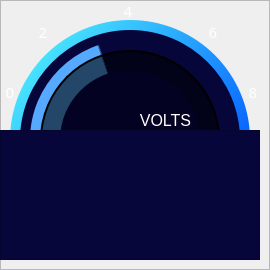
      <widget class="QFrame" name="akuFrame">
       <property name="geometry">
        <rect>
         <x>899</x>
         <y>620</y>
         <width>270</width>
         <height>270</height>
        </rect>
       </property>
       <property name="styleSheet">
        <string notr="true">background-color:none;</string>
       </property>
       <property name="frameShape">
        <enum>QFrame::StyledPanel</enum>
       </property>
       <property name="frameShadow">
        <enum>QFrame::Raised</enum>
       </property>
       <widget class="QFrame" name="akuGradient">
        <property name="geometry">
         <rect>
          <x>10</x>
          <y>20</y>
          <width>240</width>
          <height>240</height>
         </rect>
        </property>
        <property name="styleSheet">
         <string notr="true">border-radius: 120px;
background-color: qlineargradient(spread:pad, x1:0.999873, y1:0.239, x2:0, y2:0.086, stop:0 rgba(104, 1, 174, 255), stop:1 rgba(200, 107, 92, 255));
background-color: qlineargradient(spread:pad, x1:0, y1:0, x2:0.946, y2:0.720818, stop:0 rgba(85, 255, 255, 255), stop:1 rgba(0, 85, 255, 255));</string>
        </property>
        <property name="frameShape">
         <enum>QFrame::StyledPanel</enum>
        </property>
        <property name="frameShadow">
         <enum>QFrame::Raised</enum>
        </property>
       </widget>
       <widget class="QFrame" name="kapak4">
        <property name="geometry">
         <rect>
          <x>0</x>
          <y>130</y>
          <width>260</width>
          <height>130</height>
         </rect>
        </property>
        <property name="styleSheet">
         <string notr="true">background-color: rgb(6, 6, 58);</string>
        </property>
        <property name="frameShape">
         <enum>QFrame::StyledPanel</enum>
        </property>
        <property name="frameShadow">
         <enum>QFrame::Raised</enum>
        </property>
       </widget>
       <widget class="QFrame" name="akuFrameIc">
        <property name="geometry">
         <rect>
          <x>20</x>
          <y>30</y>
          <width>220</width>
          <height>220</height>
         </rect>
        </property>
        <property name="styleSheet">
         <string notr="true">background-color: rgb(6, 6, 58);
border-radius: 110px;</string>
        </property>
        <property name="frameShape">
         <enum>QFrame::StyledPanel</enum>
        </property>
        <property name="frameShadow">
         <enum>QFrame::Raised</enum>
        </property>
       </widget>
       <widget class="QFrame" name="akuFrameOn">
        <property name="geometry">
         <rect>
          <x>60</x>
          <y>70</y>
          <width>140</width>
          <height>140</height>
         </rect>
        </property>
        <property name="styleSheet">
         <string notr="true">background-color: rgb(3, 2, 34);
border-radius:70px;</string>
        </property>
        <property name="frameShape">
         <enum>QFrame::StyledPanel</enum>
        </property>
        <property name="frameShadow">
         <enum>QFrame::Raised</enum>
        </property>
        <widget class="QLabel" name="aku">
         <property name="geometry">
          <rect>
           <x>70</x>
           <y>40</y>
           <width>71</width>
           <height>21</height>
          </rect>
         </property>
         <property name="styleSheet">
          <string notr="true">color: #ffffff; background-color: none</string>
         </property>
         <property name="text">
          <string>&lt;html&gt;&lt;head/&gt;&lt;body&gt;&lt;p&gt;&lt;span style=&quot; font-family:'Arial Black'; font-size:12pt;&quot;&gt;VOLTS&lt;/span&gt;&lt;/p&gt;&lt;/body&gt;&lt;/html&gt;</string>
         </property>
         <property name="alignment">
          <set>Qt::AlignCenter</set>
         </property>
        </widget>
        <widget class="QLabel" name="akuIcon">
         <property name="geometry">
          <rect>
           <x>15</x>
           <y>25</y>
           <width>40</width>
           <height>35</height>
          </rect>
         </property>
         <property name="styleSheet">
          <string notr="true">background-color: none;</string>
         </property>
         <property name="text">
          <string/>
         </property>
         <property name="pixmap">
          <pixmap>tba1.png</pixmap>
         </property>
         <property name="scaledContents">
          <bool>true</bool>
         </property>
        </widget>
       </widget>
       <widget class="QFrame" name="akuProgress">
        <property name="geometry">
         <rect>
          <x>30</x>
          <y>40</y>
          <width>200</width>
          <height>200</height>
         </rect>
        </property>
        <property name="styleSheet">
         <string notr="true">background-color: qconicalgradient(cx:0.5, cy:0.5, angle:180, stop:0.011158 rgba(85, 170, 255, 0), stop:0.013089 rgba(249, 201, 111, 255));
background-color: qconicalgradient(cx:0.5, cy:0.5, angle:180, stop:0.799308 rgba(85, 170, 255, 0), stop:0.803089 rgba(85, 170, 255, 255));
border-radius: 100px;</string>
        </property>
        <property name="frameShape">
         <enum>QFrame::StyledPanel</enum>
        </property>
        <property name="frameShadow">
         <enum>QFrame::Raised</enum>
        </property>
        <widget class="QFrame" name="akuGolge">
         <property name="geometry">
          <rect>
           <x>10</x>
           <y>10</y>
           <width>180</width>
           <height>180</height>
          </rect>
         </property>
         <property name="styleSheet">
          <string notr="true">border-radius: 90px;
background-color: rgba(0, 0, 0,150);
border-width: 2px;
border-style: solid;</string>
         </property>
         <property name="frameShape">
          <enum>QFrame::StyledPanel</enum>
         </property>
         <property name="frameShadow">
          <enum>QFrame::Raised</enum>
         </property>
        </widget>
       </widget>
       <widget class="QLabel" name="labelA4">
        <property name="geometry">
         <rect>
          <x>118</x>
          <y>0</y>
          <width>20</width>
          <height>20</height>
         </rect>
        </property>
        <property name="styleSheet">
         <string notr="true">color: rgb(255, 255, 255);
background-color: none;</string>
        </property>
        <property name="text">
         <string>&lt;html&gt;&lt;head/&gt;&lt;body&gt;&lt;p&gt;&lt;span style=&quot; font-size:11pt; font-family: Arial Black&quot;&gt;4&lt;/span&gt;&lt;/p&gt;&lt;/body&gt;&lt;/html&gt;</string>
        </property>
        <property name="alignment">
         <set>Qt::AlignCenter</set>
        </property>
       </widget>
       <widget class="QLabel" name="labelA2">
        <property name="geometry">
         <rect>
          <x>33</x>
          <y>21</y>
          <width>20</width>
          <height>20</height>
         </rect>
        </property>
        <property name="styleSheet">
         <string notr="true">color: rgb(255, 255, 255);
background-color: none;</string>
        </property>
        <property name="text">
         <string>&lt;html&gt;&lt;head/&gt;&lt;body&gt;&lt;p&gt;&lt;span style=&quot; font-size:11pt; font-family: Arial Black&quot;&gt;2&lt;/span&gt;&lt;/p&gt;&lt;/body&gt;&lt;/html&gt;</string>
        </property>
        <property name="alignment">
         <set>Qt::AlignCenter</set>
        </property>
       </widget>
       <widget class="QLabel" name="labelA6">
        <property name="geometry">
         <rect>
          <x>203</x>
          <y>21</y>
          <width>20</width>
          <height>20</height>
         </rect>
        </property>
        <property name="styleSheet">
         <string notr="true">color: rgb(255, 255, 255);
background-color: none;</string>
        </property>
        <property name="text">
         <string>&lt;html&gt;&lt;head/&gt;&lt;body&gt;&lt;p&gt;&lt;span style=&quot; font-size:11pt; font-family: Arial Black&quot;&gt;6&lt;/span&gt;&lt;/p&gt;&lt;/body&gt;&lt;/html&gt;</string>
        </property>
        <property name="alignment">
         <set>Qt::AlignCenter</set>
        </property>
       </widget>
       <widget class="QLabel" name="labelA0">
        <property name="geometry">
         <rect>
          <x>0</x>
          <y>81</y>
          <width>20</width>
          <height>20</height>
         </rect>
        </property>
        <property name="styleSheet">
         <string notr="true">color: rgb(255, 255, 255);
background-color: none;</string>
        </property>
        <property name="text">
         <string>&lt;html&gt;&lt;head/&gt;&lt;body&gt;&lt;p&gt;&lt;span style=&quot; font-size:11pt; font-family: Arial Black&quot;&gt;0&lt;/span&gt;&lt;/p&gt;&lt;/body&gt;&lt;/html&gt;</string>
        </property>
        <property name="alignment">
         <set>Qt::AlignCenter</set>
        </property>
       </widget>
       <widget class="QLabel" name="labelA8">
        <property name="geometry">
         <rect>
          <x>243</x>
          <y>81</y>
          <width>20</width>
          <height>20</height>
         </rect>
        </property>
        <property name="styleSheet">
         <string notr="true">color: rgb(255, 255, 255);
background-color: none;</string>
        </property>
        <property name="text">
         <string>&lt;html&gt;&lt;head/&gt;&lt;body&gt;&lt;p&gt;&lt;span style=&quot; font-size:11pt; font-family: Arial Black&quot;&gt;8&lt;/span&gt;&lt;/p&gt;&lt;/body&gt;&lt;/html&gt;</string>
        </property>
        <property name="alignment">
         <set>Qt::AlignCenter</set>
        </property>
       </widget>
       <zorder>akuGradient</zorder>
       <zorder>akuFrameIc</zorder>
       <zorder>akuProgress</zorder>
       <zorder>akuFrameOn</zorder>
       <zorder>kapak4</zorder>
       <zorder>labelA4</zorder>
       <zorder>labelA2</zorder>
       <zorder>labelA6</zorder>
       <zorder>labelA0</zorder>
       <zorder>labelA8</zorder>
      </widget>
